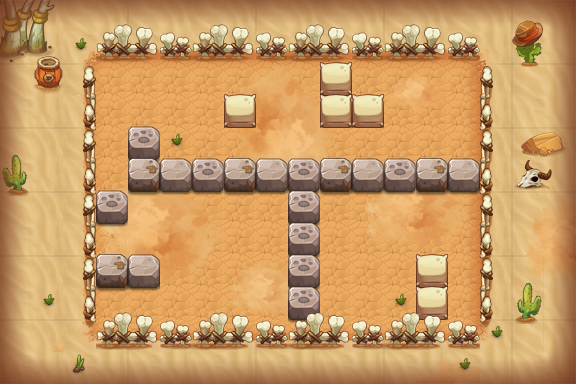

A 2D game scene composited from a Tiled map and its tileset images. What follows is a short description and the map's XML, with each tile layer's data collapsed to a summary:
An orthogonal 18x12 tile map with 32x32 px tiles, 16 tile layers (PASS, 块层 2, 块层 16, 块层 4, ...) and 16 objects (11x TRAP, 3x byxrz3, PLAYER, BOMB).

<map version="1.0" orientation="orthogonal" width="18" height="12" tilewidth="32" tileheight="32">
 <properties>
  <property name="DESTRY1" value="255" />
  <property name="DESTRY2" value="314" />
  <property name="DESTRY3" value="149" />
  <property name="DESTRY4" value="177" />
  <property name="DESTRY_COUNT" value="4" />
  <property name="EXP" value="410" />
  <property name="ITEM" value="D010" />
  <property name="MONEY" value="615" />
 </properties>
 <tileset firstgid="1" name="hmpy" tilewidth="32" tileheight="32">
  <image source="hmpy.png" width="500" height="1024" />
 </tileset>
 <layer name="PASS" width="18" height="12">
  <data>[216 cells, 148 non-empty, 10 distinct tile ids]</data>
 </layer>
 <layer name="块层 2" width="18" height="12">
  <data>[216 cells, 170 non-empty, 50 distinct tile ids]</data>
 </layer>
 <layer name="块层 16" width="18" height="12">
  <data>[216 cells, 54 non-empty, 38 distinct tile ids]</data>
 </layer>
 <layer name="块层 4" width="18" height="12">
  <data>[216 cells, 36 non-empty, 13 distinct tile ids]</data>
 </layer>
 <layer name="块层 3" width="18" height="12">
  <data>[216 cells, 59 non-empty, 10 distinct tile ids]</data>
 </layer>
 <layer name="块层 5" width="18" height="12">
  <data>[216 cells, 25 non-empty, 4 distinct tile ids]</data>
 </layer>
 <layer name="SHELTER 9" width="18" height="12">
  <data>[216 cells, 12 non-empty, 3 distinct tile ids]</data>
 </layer>
 <layer name="SHELTER 8" width="18" height="12">
  <data>[216 cells, 2 non-empty, 2 distinct tile ids]</data>
 </layer>
 <layer name="SHELTER 7" width="18" height="12">
  <data>[216 cells, 4 non-empty, 4 distinct tile ids]</data>
 </layer>
 <layer name="SHELTER 6" width="18" height="12">
  <data>[216 cells, 1 non-empty, 1 distinct tile ids]</data>
 </layer>
 <layer name="SHELTER 5" width="18" height="12">
  <data>[216 cells, 2 non-empty, 1 distinct tile ids]</data>
 </layer>
 <layer name="SHELTER 4" width="18" height="12">
  <data>[216 cells, 11 non-empty, 3 distinct tile ids]</data>
 </layer>
 <layer name="SHELTER 3" width="18" height="12">
  <data>[216 cells, 1 non-empty, 1 distinct tile ids]</data>
 </layer>
 <layer name="SHELTER 2" width="18" height="12">
  <data>[216 cells, 3 non-empty, 1 distinct tile ids]</data>
 </layer>
 <layer name="SHELTER 1" width="18" height="12">
  <data>[216 cells, 1 non-empty, 1 distinct tile ids]</data>
 </layer>
 <objectgroup name="对象层 1" width="18" height="12">
  <object name="senser1" type="TRAP" x="96" y="64" width="32" height="32">
   <properties>
    <property name="trap_floor" value="true" />
    <property name="trap_script" value="trap_onTNTSenser(&quot;tnt1&quot;);" />
    <property name="trap_start_mode" value="0" />
   </properties>
  </object>
  <object name="PLAYER" type="PLAYER" x="448" y="96" width="32" height="32" />
  <object name="block1" type="TRAP" x="96" y="128" width="32" height="32">
   <properties>
    <property name="trap_ani" value="blok1.actor" />
    <property name="trap_blok" value="true" />
    <property name="trap_id" value="0" />
   </properties>
  </object>
  <object name="tnt1" type="BOMB" x="192" y="256" width="32" height="32">
   <properties>
    <property name="bomb_ani" value="tnt_bomb.bomb" />
    <property name="bomb_damage" value="9999" />
    <property name="bomb_power" value="1" />
   </properties>
  </object>
  <object name="zi_dan_right1" type="TRAP" x="224" y="64" width="32" height="32">
   <properties>
    <property name="trap_ani" value="fire_cat_right.actor" />
    <property name="trap_delay" value="2" />
    <property name="trap_id" value="0" />
    <property name="trap_script" value="trap(&quot;zi_dan_right1&quot;):setAtkPower(target(&quot;PLAYER&quot;):getHP()*0.1);trap(&quot;zi_dan_right1&quot;):turnRight(); trap(&quot;zi_dan_right1&quot;):getAI():getActions():addObject( AIUseSkill:create(   SkillLua:create(&quot;skill_0001&quot;)  )  );" />
    <property name="trap_start_mode" value="2" />
    <property name="trap_state" value="open" />
   </properties>
  </object>
  <object name="zi_dan_right2" type="TRAP" x="224" y="128" width="32" height="32">
   <properties>
    <property name="trap_ani" value="fire_cat_right.actor" />
    <property name="trap_delay" value="2" />
    <property name="trap_id" value="0" />
    <property name="trap_script" value="trap(&quot;zi_dan_right2&quot;):setAtkPower(target(&quot;PLAYER&quot;):getHP()*0.1);trap(&quot;zi_dan_right2&quot;):turnRight(); trap(&quot;zi_dan_right2&quot;):getAI():getActions():addObject( AIUseSkill:create(   SkillLua:create(&quot;skill_0001&quot;)  )  );" />
    <property name="trap_start_mode" value="2" />
    <property name="trap_state" value="open" />
   </properties>
  </object>
  <object name="mp1" type="TRAP" x="192" y="128" width="32" height="32">
   <properties>
    <property name="trap_ani" value="mp.actor" />
    <property name="trap_floor" value="true" />
    <property name="trap_id" value="0" />
    <property name="trap_script" value="trap_moveto(&quot;PLAYER&quot;, &quot;mp1&quot;,target(&quot;mp2&quot;):getX(),target(&quot;mp2&quot;):getY() );" />
    <property name="trap_sound_id" value="1" />
    <property name="trap_start_mode" value="0" />
    <property name="trap_state" value="open" />
   </properties>
  </object>
  <object name="mp2" type="TRAP" x="96" y="224" width="32" height="32">
   <properties>
    <property name="trap_ani" value="mp.actor" />
    <property name="trap_floor" value="true" />
    <property name="trap_id" value="0" />
    <property name="trap_script" value="trap_moveto(&quot;PLAYER&quot;, &quot;mp2&quot;,target(&quot;mp1&quot;):getX(),target(&quot;mp1&quot;):getY() );" />
    <property name="trap_sound_id" value="1" />
    <property name="trap_start_mode" value="0" />
    <property name="trap_state" value="open" />
   </properties>
  </object>
  <object name="mp3" type="TRAP" x="96" y="160" width="32" height="32">
   <properties>
    <property name="trap_ani" value="mp.actor" />
    <property name="trap_floor" value="true" />
    <property name="trap_id" value="0" />
    <property name="trap_script" value="trap_moveto(&quot;PLAYER&quot;, &quot;mp3&quot;,target(&quot;mp4&quot;):getX(),target(&quot;mp4&quot;):getY() );" />
    <property name="trap_sound_id" value="1" />
    <property name="trap_start_mode" value="0" />
    <property name="trap_state" value="open" />
   </properties>
  </object>
  <object name="mp4" type="TRAP" x="448" y="288" width="32" height="32">
   <properties>
    <property name="trap_ani" value="mp.actor" />
    <property name="trap_floor" value="true" />
    <property name="trap_id" value="0" />
    <property name="trap_script" value="trap_moveto(&quot;PLAYER&quot;, &quot;mp4&quot;,target(&quot;mp3&quot;):getX(),target(&quot;mp3&quot;):getY() );" />
    <property name="trap_sound_id" value="1" />
    <property name="trap_start_mode" value="0" />
    <property name="trap_state" value="open" />
   </properties>
  </object>
  <object name="zi_dan_right3" type="TRAP" x="320" y="224" width="32" height="32">
   <properties>
    <property name="trap_ani" value="fire_cat_right.actor" />
    <property name="trap_delay" value="2" />
    <property name="trap_id" value="0" />
    <property name="trap_script" value="trap(&quot;zi_dan_right3&quot;):setAtkPower(target(&quot;PLAYER&quot;):getHP()*0.1);trap(&quot;zi_dan_right3&quot;):turnRight(); trap(&quot;zi_dan_right3&quot;):getAI():getActions():addObject( AIUseSkill:create(   SkillLua:create(&quot;skill_0001&quot;)  )  );" />
    <property name="trap_start_mode" value="2" />
    <property name="trap_state" value="open" />
   </properties>
  </object>
  </objectgroup>
 <layer name="块层 15" width="18" height="12">
  <data>[216 cells, 104 non-empty, 24 distinct tile ids]</data>
 </layer>
</map>
<!-- 5 of 16 objects omitted -->
